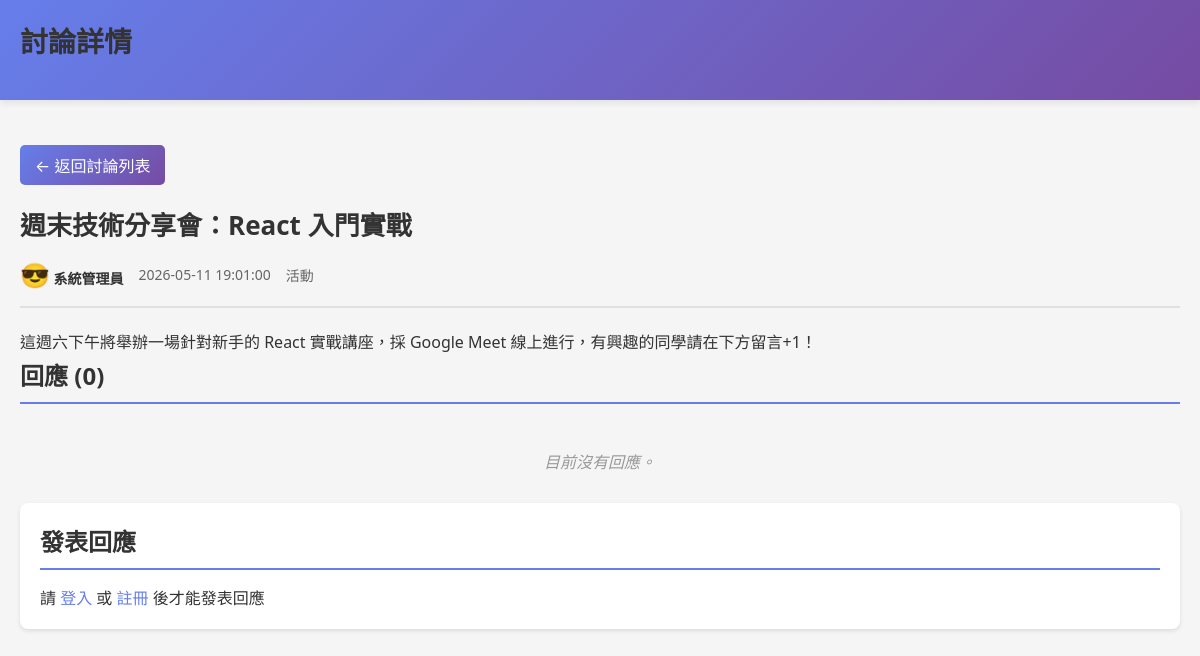
The page /show_news.php?id=8 on the database its author committed.
### tables this page shows
CREATE TABLE news (
    id INT AUTO_INCREMENT PRIMARY KEY,
    category_id INT NOT NULL,
    title VARCHAR(200) NOT NULL,
    content TEXT NOT NULL,
    member_id INT NOT NULL,
    created_at TIMESTAMP DEFAULT CURRENT_TIMESTAMP,
    FOREIGN KEY (category_id) REFERENCES categories(id) ON DELETE CASCADE,
    FOREIGN KEY (member_id) REFERENCES members(id) ON DELETE CASCADE,
    INDEX idx_created_at (created_at),
    INDEX idx_member_id (member_id),
    INDEX idx_category_id (category_id)
);

CREATE TABLE members (
    id INT AUTO_INCREMENT PRIMARY KEY,
    username VARCHAR(100) NOT NULL UNIQUE,
    password VARCHAR(255) NOT NULL,
    nickname VARCHAR(100) NOT NULL,
    color VARCHAR(7) DEFAULT '#FFFFFF',
    avatar VARCHAR(100),
    is_admin TINYINT(1) DEFAULT 0,
    profile_complete TINYINT(1) DEFAULT 0,
    created_at TIMESTAMP DEFAULT CURRENT_TIMESTAMP,
    INDEX idx_username (username)
);

CREATE TABLE categories (
    id INT AUTO_INCREMENT PRIMARY KEY,
    name VARCHAR(100) NOT NULL UNIQUE,
    description TEXT,
    created_at TIMESTAMP DEFAULT CURRENT_TIMESTAMP
);

### auth.php (called while the page is built, shortened)
<?php
if (!function_exists('is_logged_in')) {
    function is_logged_in()
    {
        return isset($_SESSION['user_id']) && isset($_SESSION['username']);
    }
}
if (!function_exists('escape')) {
    function escape($text)
    {
        return htmlspecialchars((string)$text, ENT_QUOTES, 'UTF-8');
    }
}
?>

### show_news.php (the view, shortened to what this page needs)
<?php
require 'auth.php';
$news_id = intval(isset($_GET['id']) ? $_GET['id'] : 0);
try {
    $stmt = $pdo->prepare('
        SELECT n.id, n.title, n.content, n.created_at,
               m.nickname, m.avatar, m.color,
               c.name as category_name
        FROM news n
        LEFT JOIN members m ON n.member_id = m.id
        LEFT JOIN categories c ON n.category_id = c.id
        WHERE n.id = ?
    ');
    $stmt->execute([$news_id]);
    $news = $stmt->fetch();
    $stmt = $pdo->prepare('
        SELECT r.id, r.content, r.created_at,
               m.nickname, m.avatar, m.color
        FROM replies r
        LEFT JOIN members m ON r.member_id = m.id
        WHERE r.news_id = ?
        ORDER BY r.created_at ASC
    ');
    $stmt->execute([$news_id]);
    $replies = $stmt->fetchAll();
} catch (PDOException $e) {
    die('讀取討論失敗');
}
?>
<!DOCTYPE html>
<html lang="zh-Hant">
<head>
    <link rel="stylesheet" href="styles.css">
</head>
<body>
    <div class="header">
        <h1>討論詳情</h1>
    </div>
    <div class="container">
        <a href="index.php" class="back-link">← 返回討論列表</a>
        <div class="news-content">
            <div class="news-title"><?= escape($news['title']) ?></div>
            <div class="news-meta">
                <span class="author-info">
                    <span class="avatar"><?= escape($news['avatar']) ?></span>
                    <strong class="reply-author"><?= escape($news['nickname']) ?></strong>
                </span>
                <span><?= escape($news['created_at']) ?></span>
                <?php if ($news['category_name']): ?>
                    <span class="category-badge"><?= escape($news['category_name']) ?></span>
                <?php endif; ?>
            </div>
            <div class="news-body"><?= escape($news['content']) ?></div>
        </div>
        <div class="reply-section">
            <h2>回應 (<?= count($replies) ?>)</h2>
            <?php if (empty($replies)): ?>
                <p class="empty">目前沒有回應。</p>
            <?php endif; ?>
        </div>
        <div class="form-box">
            <h2>發表回應</h2>
            <?php if (!is_logged_in()): ?>
                <div class="login-prompt">
                    請 <a href="login.php">登入</a> 或 <a href="register.php">註冊</a> 後才能發表回應
                </div>
            <?php endif; ?>
        </div>
    </div>
</body>
</html>

### styles.css (style rules this page uses)
* { margin: 0; padding: 0; box-sizing: border-box; }
body { font-family: system-ui, -apple-system, Arial, sans-serif; background: #f5f5f5; color: #333; }
.header { background: linear-gradient(135deg, #667eea 0%, #764ba2 100%); color: white; padding: 20px; box-shadow: 0 2px 8px rgba(0,0,0,0.1); }
.header h1 { font-size: 28px; }
.container { max-width: 1200px; margin: 20px auto; padding: 0 20px; }
.card, .form-box, .sidebar { background: white; padding: 20px; border-radius: 8px; box-shadow: 0 2px 4px rgba(0,0,0,0.1); margin-bottom: 20px; }
a { color: #667eea; text-decoration: none; }
.back-link { display: inline-block; padding: 8px 15px; background: linear-gradient(135deg, #667eea 0%, #764ba2 100%); color: white; border-radius: 5px; margin-top: 25px; margin-bottom: 20px; transition: opacity 0.3s; text-decoration: none; }
h1 { margin-bottom: 20px; color: #333; }
h2 { margin-bottom: 15px; color: #333; border-bottom: 2px solid #667eea; padding-bottom: 10px; }
.empty { text-align: center; color: #999; padding: 30px; font-style: italic; }
.avatar { font-size: 24px; }

### show_news.php (style rules this page uses)
.news-title { font-size: 26px; font-weight: bold; margin-bottom: 15px; color: #333; }
.news-meta { display: flex; align-items: center; gap: 15px; font-size: 14px; color: #666; margin-bottom: 20px; padding-bottom: 15px; border-bottom: 2px solid #e0e0e0; }
.news-body { line-height: 1.8; color: #333; white-space: pre-wrap; word-wrap: break-word; }
.reply-author { font-weight: bold; color: #333; }
.empty { text-align: center; color: #999; padding: 30px; font-style: italic; }

### rows shown on the page
news: title "週末技術分享會：React 入門實戰", member.avatar "😎", member.nickname "系統管理員", created_at "2026-05-11 19:01:00", category.name "活動", content "這週六下午將舉辦一場針對新手的 React 實戰講座，採 Google Meet 線上進行，有興趣的同學請在下方留言+1！"

### other values the page prints
count($replies) "0"
